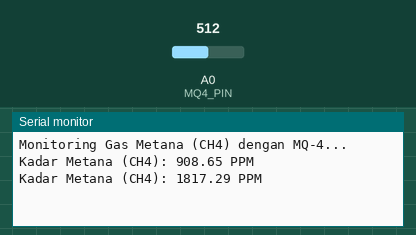
This sketch was run on a simulated Arduino Uno, built with avr-gcc and run on an emulated ATmega328P. On the bench: the last lines printed to the serial monitor. Inputs (shaded band) come from the test bench; at power-on: A0 (MQ4_PIN) = 512.

Above: at 1.8 s.
1.9 s: A0 (MQ4_PIN) set to 0
At 2.08 s:
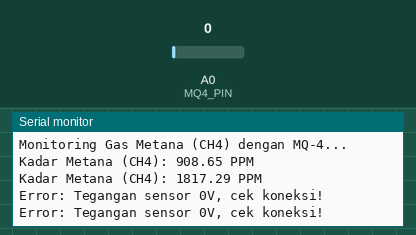
3.9 s: A0 (MQ4_PIN) set to 1023
At 3.95 s:
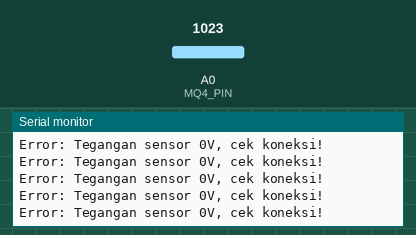
9.9 s: A0 (MQ4_PIN) set to 0
14.0 s: A0 (MQ4_PIN) set to 1023
At 14.1 s:
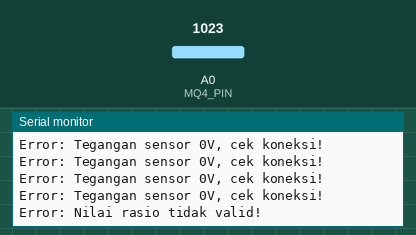

The sketch:

CH4.ino
```cpp
#define MQ4_PIN A0        // Pin sensor MQ-4 dihubungkan ke pin A0 Arduino
#define RL 10000.0        // Load resistance (RL) dalam ohm
#define A 2007.1          // Konstanta A dari datasheet MQ-4
#define B -2.186          // Konstanta B dari datasheet MQ-4

#define R0 19914.20       // Gantilah dengan nilai R0 hasil kalibrasi

const int numSamples = 10;  // Jumlah sampel untuk moving average
float readings[numSamples]; // Array untuk menyimpan nilai bacaan
int index = 0;

void setup() {
    Serial.begin(9600);
    Serial.println("Monitoring Gas Metana (CH4) dengan MQ-4...");

    // Inisialisasi array bacaan dengan 0
    for (int i = 0; i < numSamples; i++) {
        readings[i] = 0.0;
    }
}

void loop() {
    int sensorValue = analogRead(MQ4_PIN);  // Membaca data dari sensor
    float voltage = sensorValue * (5.0 / 1023.0); // Konversi nilai ADC ke tegangan

    if (voltage == 0) {  // Deteksi kesalahan jika tegangan 0V
        Serial.println("Error: Tegangan sensor 0V, cek koneksi!");
        return;
    }

    // Menghitung nilai Rs (resistansi sensor)
    float Rs = ((5.0 - voltage) / voltage) * RL;
    float ratio = Rs / R0;  // Perbandingan Rs terhadap R0

    if (ratio <= 0) {  // Menghindari kesalahan matematika jika ratio <= 0
        Serial.println("Error: Nilai rasio tidak valid!");
        return;
    }

    float ppm = A * pow(ratio, B);  // Hitung kadar CH4 dalam PPM

    // **Moving Average untuk stabilisasi data**
    readings[index] = ppm;  // Simpan pembacaan baru dalam array
    index = (index + 1) % numSamples;  // Perbarui indeks (looping array)

    // Hitung rata-rata nilai dari semua sampel
    float avgPPM = 0.0;
    for (int i = 0; i < numSamples; i++) {
        avgPPM += readings[i];
    }
    avgPPM /= numSamples;

    // Tampilkan hasil akhir setelah stabilisasi
    Serial.print("Kadar Metana (CH4): ");
    Serial.print(avgPPM, 2);  // Tampilkan dengan 2 angka desimal
    Serial.println(" PPM");

    delay(1000);  // Delay untuk pembacaan berikutnya
}
```

Measured:
- after the input at 1.9 s, the serial monitor: prints a new line after 0.11 s (image 1)
- after the input at 14.0 s, the serial monitor: prints a new line after 0.07 s (image 3)
